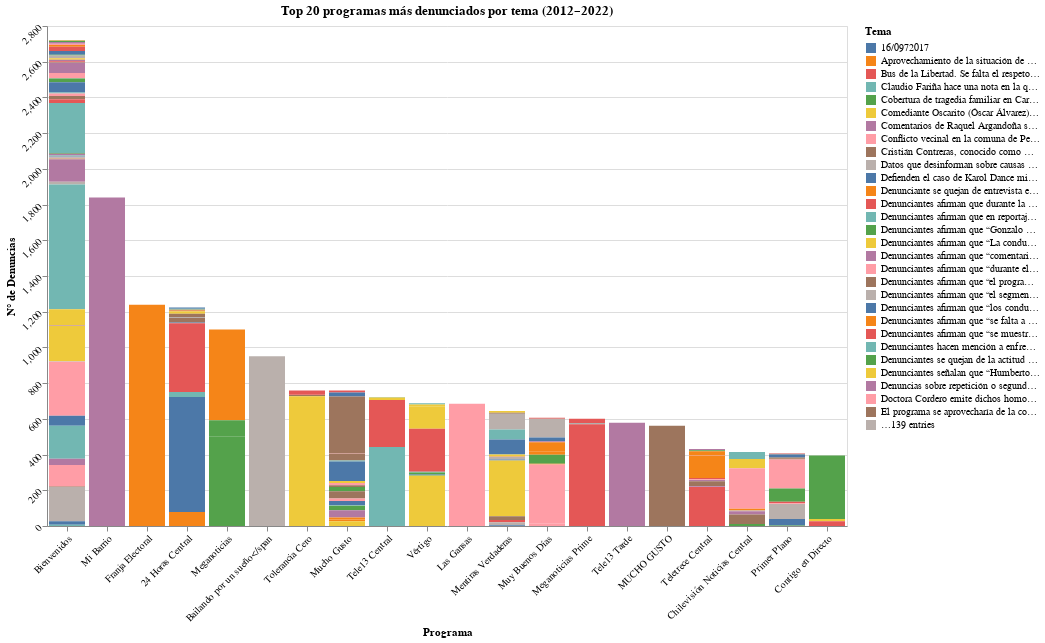

The notebook cell this image was saved under:
### Code cell
import pandas as pd
import altair as alt
from google.colab import files

# Assuming you've already uploaded the file and loaded the DataFrame df

# Paso 3: Ver todas las columnas del archivo para identificar la del programa
# Keep this step to verify column names
for col in df.columns:
    print(col)

# Convert 'Nº Denuncias' to numeric, coercing errors to NaN
df['Nº Denuncias'] = pd.to_numeric(df['Nº Denuncias'], errors='coerce')

# Drop rows where 'Nº Denuncias' became NaN after coercion (optional, depending on how you want to handle non-numeric entries)
df.dropna(subset=['Nº Denuncias'], inplace=True)


# Agrupar por tema y programa, sumando las denuncias
denuncias_por_programa = df.groupby(['Contenidos Denunciados', 'Programa'])['Nº Denuncias'].sum().reset_index()

# Sumar total de denuncias por programa
total_por_programa = denuncias_por_programa.groupby('Programa')['Nº Denuncias'].sum().reset_index()

# Obtener los 20 programas con más denuncias
top_20_programas = total_por_programa.sort_values('Nº Denuncias', ascending=False).head(20)['Programa']

# Filtrar el DataFrame original solo con esos 20 programas
denuncias_top20 = denuncias_por_programa[denuncias_por_programa['Programa'].isin(top_20_programas)]

# Crear el gráfico
chart_top20 = alt.Chart(denuncias_top20).mark_bar().encode(
    x=alt.X('Programa:N', title='Programa', sort='-y'),
    y=alt.Y('Nº Denuncias:Q', title='N° de Denuncias'),
    color=alt.Color('Contenidos Denunciados:N', title='Tema'),
    tooltip=['Contenidos Denunciados', 'Programa', 'Nº Denuncias']
).properties(
    width=800,
    height=500,
    title='Top 20 programas más denunciados por tema (2012–2022)'
).configure_axis(
    labelAngle=-45
)

chart_top20

### Figure 1 — Vega-Lite specification as saved in the notebook (floating-point values rounded to 4 significant figures; data arrays with more than 128 entries replaced by an {"elided": "..."} marker saying what was removed)
{"config": {"view": {"continuousWidth": 300, "continuousHeight": 300}, "axis": {"labelAngle": -45}}, "data": {"name": "data-2d4ce83ec12bd5a5060ca6c43475211a"}, "mark": {"type": "bar"}, "encoding": {"color": {"field": "Contenidos Denunciados", "title": "Tema", "type": "nominal"}, "tooltip": [{"field": "Contenidos Denunciados", "type": "nominal"}, {"field": "Programa", "type": "nominal"}, {"field": "Nº Denuncias", "type": "quantitative"}], "x": {"field": "Programa", "sort": "-y", "title": "Programa", "type": "nominal"}, "y": {"field": "Nº Denuncias", "title": "N° de Denuncias", "type": "quantitative"}}, "height": 500, "title": "Top 20 programas más denunciados por tema (2012–2022)", "width": 800, "$schema": "https://vega.github.io/schema/vega-lite/v5.20.1.json", "datasets": {"data-2d4ce83ec12bd5a5060ca6c43475211a": {"elided": "170 records"}}}
